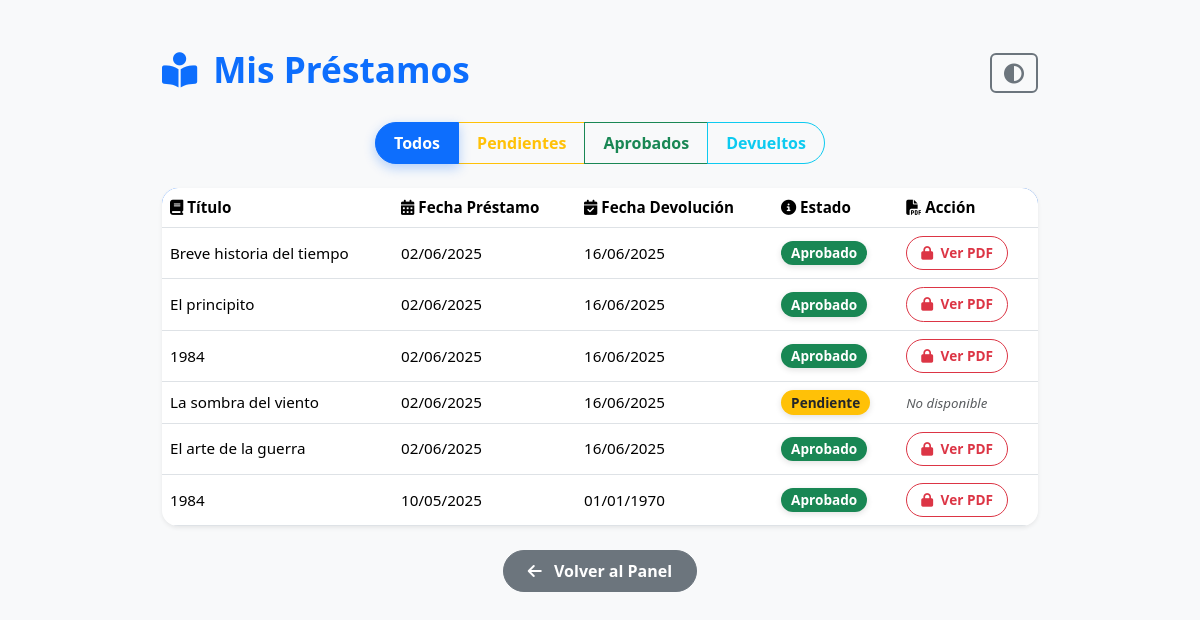
Screenshot of /mis_prestamos.php (signed in) with the database file from the repository.
### tables this page shows
CREATE TABLE `prestamos` (
  `id` int(11) NOT NULL,
  `libro_id` int(11) NOT NULL,
  `usuario_id` int(11) NOT NULL,
  `fecha_prestamo` date NOT NULL,
  `fecha_devolucion` date DEFAULT NULL,
  `estado` enum('pendiente','aprobado','rechazado','devuelto') NOT NULL DEFAULT 'pendiente',
  `archivo_pdf` varchar(255) DEFAULT NULL,
  `password_pdf` varchar(255) DEFAULT NULL
);

CREATE TABLE `libros` (
  `id` int(11) NOT NULL,
  `titulo` varchar(200) NOT NULL,
  `autor` varchar(150) NOT NULL,
  `descripcion` text DEFAULT NULL,
  `categoria` varchar(100) DEFAULT NULL,
  `genero` varchar(100) DEFAULT NULL,
  `año` year(4) NOT NULL,
  `isbn` varchar(20) DEFAULT NULL,
  `disponible` tinyint(1) DEFAULT 1,
  `categoria_id` int(11) DEFAULT NULL,
  `imagen` varchar(255) DEFAULT NULL,
  `ruta_pdf` varchar(255) NOT NULL,
  `stock` int(11) NOT NULL DEFAULT 0
);

### mis_prestamos.php (the view, shortened to what this page needs)
<?php
require 'database.php';
$usuario_id = $_SESSION['usuario_id'];
$stmt = $pdo->prepare("
    SELECT p.*, l.titulo
    FROM prestamos p
    JOIN libros l ON p.libro_id = l.id
    WHERE p.usuario_id = ?
    ORDER BY p.fecha_prestamo DESC
");
$stmt->execute([$usuario_id]);
$prestamos = $stmt->fetchAll();
$estadoFiltro = $_GET['estado'] ?? 'todos';
?>
<!DOCTYPE html>
<html lang="es">
<head>
    <link href="https://cdn.jsdelivr.net/npm/bootstrap@5.3.3/dist/css/bootstrap.min.css" rel="stylesheet" />
    <link href="https://cdnjs.cloudflare.com/ajax/libs/font-awesome/6.5.0/css/all.min.css" rel="stylesheet" />
</head>
<body class="bg-light">
<div class="container mt-5">
    <div class="d-flex justify-content-between align-items-center mb-4">
        <h2><i class="fas fa-book-reader me-3"></i>Mis Préstamos</h2>
        <button onclick="toggleModo()" class="btn btn-outline-secondary" aria-label="Alternar modo claro y oscuro" title="Alternar modo claro y oscuro"><i class="fas fa-adjust fa-lg"></i></button>
    </div>
    <div class="mb-4 text-center">
        <div class="btn-group" role="group" aria-label="Filtros de estado de préstamos">
            <a href="?estado=todos" class="btn btn-outline-primary <?= $estadoFiltro === 'todos' ? 'active' : '' ?>">Todos</a>
            <a href="?estado=pendiente" class="btn btn-outline-warning <?= $estadoFiltro === 'pendiente' ? 'active' : '' ?>">Pendientes</a>
            <a href="?estado=aprobado" class="btn btn-outline-success <?= $estadoFiltro === 'aprobado' ? 'active' : '' ?>">Aprobados</a>
            <a href="?estado=devuelto" class="btn btn-outline-info <?= $estadoFiltro === 'devuelto' ? 'active' : '' ?>">Devueltos</a>
        </div>
    </div>
    <div class="table-responsive shadow-sm rounded-4">
        <table class="table align-middle mb-0 <?= isset($_COOKIE['modo']) && $_COOKIE['modo'] === 'oscuro' ? 'table-dark-mode' : '' ?>">
            <thead>
                <tr>
                    <th><i class="fas fa-book"></i> Título</th>
                    <th><i class="fas fa-calendar-alt"></i> Fecha Préstamo</th>
                    <th><i class="fas fa-calendar-check"></i> Fecha Devolución</th>
                    <th><i class="fas fa-info-circle"></i> Estado</th>
                    <th><i class="fas fa-file-pdf"></i> Acción</th>
                </tr>
            </thead>
            <tbody>
                <?php foreach ($prestamos as $prestamo): ?>
                    <?php if ($estadoFiltro === 'todos' || $prestamo['estado'] === $estadoFiltro): ?>
                        <?php
                            $estado = $prestamo['estado'];
                            $badge = match($estado) {
                                'pendiente' => 'warning',
                                'aprobado' => 'success',
                                'devuelto' => 'info',
                                default => 'secondary'
                            };
                        ?>
                        <tr>
                            <td><?= htmlspecialchars($prestamo['titulo']) ?></td>
                            <td><?= date('d/m/Y', strtotime($prestamo['fecha_prestamo'])) ?></td>
                            <td><?= date('d/m/Y', strtotime($prestamo['fecha_devolucion'])) ?></td>
                            <td><span class="badge bg-<?= $badge ?>"><?= ucfirst($estado) ?></span></td>
                            <td>
                                <?php if ($estado === 'aprobado'): ?>
                                    <a href="acceso_pdf.php?id=<?= $prestamo['id'] ?>" class="btn btn-outline-danger btn-pdf" data-bs-toggle="tooltip" data-bs-placement="top" title="Acceder al PDF protegido">
                                        <i class="fas fa-lock me-1"></i> Ver PDF
                                    </a>
                                <?php else: ?>
                                    <span class="text-muted fst-italic small">No disponible</span>
                                <?php endif; ?>
                            </td>
                        </tr>
                    <?php endif; ?>
                <?php endforeach; ?>
            </tbody>
        </table>
    </div>
    <div class="d-flex justify-content-center mt-4">
        <a href="panel.php" class="btn btn-secondary px-4 py-2"><i class="fas fa-arrow-left me-2"></i> Volver al Panel</a>
    </div>
</div>
</body>
</html>

### mis_prestamos.php (style rules this page uses)
body { font-family: 'Segoe UI', Tahoma, Geneva, Verdana, sans-serif; background-color: #f8f9fa; color: #212529; transition: background-color 0.3s, color 0.3s; min-height: 100vh; padding-bottom: 50px; }
.container { max-width: 900px; }
h2 { font-weight: 700; font-size: 2.2rem; color: #0d6efd; }
button.btn-outline-secondary { border-width: 2px; transition: background-color 0.3s, color 0.3s; }
.btn-group .btn { font-weight: 600; padding: 8px 18px; border-radius: 30px; transition: background-color 0.3s, color 0.3s; }
.btn-group .btn.active, .btn-group .btn:hover { background-color: #0d6efd !important; color: white !important; border-color: #0d6efd !important; box-shadow: 0 4px 12px rgb(13 110 253 / 0.3); }
table { border-radius: 12px; overflow: hidden; box-shadow: 0 4px 20px rgb(0 0 0 / 0.1); transition: background-color 0.3s, color 0.3s; }
thead { background: linear-gradient(90deg, #0d6efd, #0b5ed7); color: white; font-weight: 700; font-size: 0.95rem; }
tbody td { vertical-align: middle; font-size: 0.95rem; }
.badge { font-weight: 600; font-size: 0.85rem; padding: 0.4em 0.75em; border-radius: 20px; text-transform: capitalize; box-shadow: 0 2px 6px rgb(0 0 0 / 0.12); transition: background-color 0.3s, color 0.3s; }
.bg-warning { background-color: #ffc107 !important; color: #212529 !important; }
.bg-success { background-color: #198754 !important; }
.btn-pdf { border-radius: 30px; font-weight: 600; font-size: 0.85rem; padding: 6px 14px; transition: background-color 0.3s, color 0.3s; }
.btn-pdf.btn-outline-danger { border-color: #dc3545; color: #dc3545; }
[data-bs-toggle="tooltip"] { cursor: pointer; }
a { text-decoration: none; transition: color 0.3s; }
.btn-secondary { border-radius: 30px; font-weight: 600; padding: 8px 20px; transition: background-color 0.3s, color 0.3s; }

### rows the page displays
prestamos: libro.titulo "Breve historia del tiempo", fecha_prestamo "02/06/2025", fecha_devolucion "16/06/2025", estado "Aprobado"
prestamos: libro.titulo "El principito", fecha_prestamo "02/06/2025", fecha_devolucion "16/06/2025", estado "Aprobado"
prestamos: libro.titulo "1984", fecha_prestamo "02/06/2025", fecha_devolucion "16/06/2025", estado "Aprobado"
prestamos: libro.titulo "La sombra del viento", fecha_prestamo "02/06/2025", fecha_devolucion "16/06/2025", estado "Pendiente", shows "No disponible"
prestamos: libro.titulo "El arte de la guerra", fecha_prestamo "02/06/2025", fecha_devolucion "16/06/2025", estado "Aprobado"
prestamos: libro.titulo "1984", fecha_prestamo "10/05/2025", fecha_devolucion "01/01/1970", estado "Aprobado"
